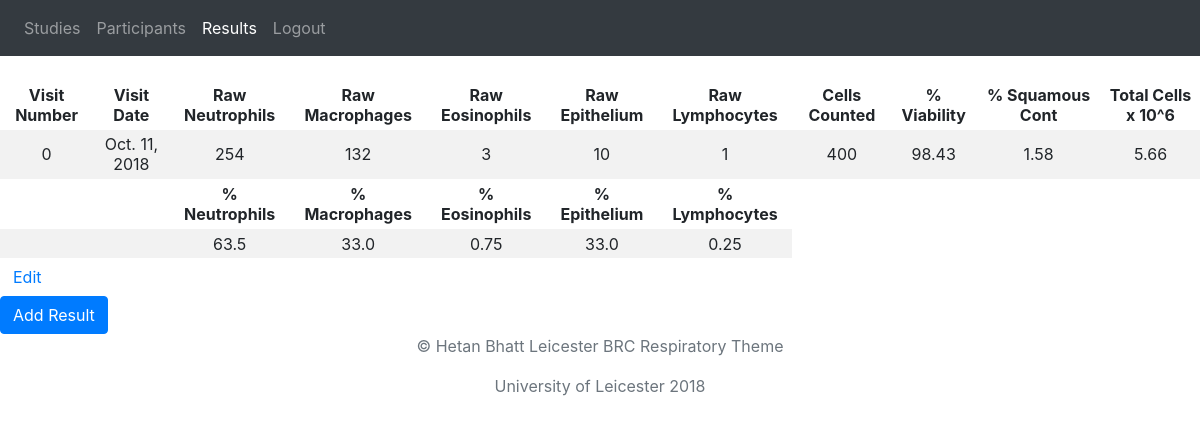
Screenshot of /studies/11/participants/8/result (signed in) with the database file from the repository.
### databank/models.py (models this page shows, shortened)
class Result(models.Model):
    participant = models.ForeignKey(Participant, on_delete=models.PROTECT)
    visit_number = models.CharField(max_length=10, blank=False)
    visit_date = models.DateField(default=datetime.date.today)
    raw_neutrophils = models.PositiveIntegerField(validators=[MinValueValidator(0), MaxValueValidator(400)], null=True)
    raw_macrophages = models.PositiveIntegerField(validators=[MinValueValidator(0), MaxValueValidator(400)], null=True)
    raw_eosinophils = models.PositiveIntegerField(validators=[MinValueValidator(0), MaxValueValidator(400)], null=True)
    raw_epithelium = models.PositiveIntegerField(validators=[MinValueValidator(0), MaxValueValidator(400)], null=True)
    raw_lymphocytes = models.PositiveIntegerField(validators=[MinValueValidator(0), MaxValueValidator(400)], null=True)
    total_cells = models.PositiveIntegerField(validators=[MinValueValidator(0), MaxValueValidator(400)], null=True)
    percent_neutrophils = models.FloatField(validators=[MinValueValidator(0), MaxValueValidator(100)], null=True)
    percent_macrophages = models.FloatField(validators=[MinValueValidator(0), MaxValueValidator(100)], null=True)
    percent_eosinophils = models.FloatField(validators=[MinValueValidator(0), MaxValueValidator(100)], null=True)
    percent_epithelium = models.FloatField(validators=[MinValueValidator(0), MaxValueValidator(100)], null=True)
    percent_lymphocytes = models.FloatField(validators=[MinValueValidator(0), MaxValueValidator(100)], null=True)
    viability = models.FloatField(validators=[MinValueValidator(0), MaxValueValidator(100)], null=True)
    squamcont = models.FloatField(validators=[MinValueValidator(0), MaxValueValidator(100)], null=True)
    tcc = models.FloatField(validators=[MinValueValidator(0), MaxValueValidator(100)], null=True)

### databank/views.py (the view)
# urls.py: path('studies/<int:study_id>/participants/<int:participant_id>/result', views.result, name='results'),
@login_required
def result(request, study_id, participant_id, template_name='databank/results.html'):
    results = Result.objects.filter(participant_id=participant_id)
    return render(request, template_name, {'results':results, 'participant_id':participant_id, 'study_id':study_id})

### databank/templates/databank/results.html (shortened to what this page needs)
{% extends "databank/basepage.html" %}
{% block content %}
<header>
  <nav class="navbar navbar-expand-lg navbar-dark bg-dark">
    <div class="collapse navbar-collapse" id="navbarNavAltMarkup">
      <div class="navbar-nav mr-auto">
        {% if user.is_authenticated %}
        <a class="nav-item nav-link" href="{% url 'study_list' %}">Studies</a>
        <a class="nav-item nav-link" href="{% url 'participant_list' study_id %}">Participants</a>
        <a class="nav-item active nav-link" href="">Results</a>
        <a class="nav-item nav-link" href="javascript:{document.getElementById('logout').submit()}" onclick="">Logout</a>
        {% endif %}
      </div>
    </div>
  </nav>
</header>
<br />
{% for result in results %}
<table class="table-striped table-sm">
  <thead>
    <tr>
      <th class="text-center">Visit Number</th>
      <th class="text-center">Visit Date</th>
      <th class="text-center">Raw Neutrophils</th>
      <th class="text-center">Raw Macrophages</th>
      <th class="text-center">Raw Eosinophils</th>
      <th class="text-center">Raw Epithelium</th>
      <th class="text-center">Raw Lymphocytes</th>
      <th class="text-center">Cells Counted</th>
      <th class="text-center">% Viability</th>
      <th class="text-center">% Squamous Cont</th>
      <th class="text-center">Total Cells x 10^6</th>
    </tr>
  </thead>
  <tbody>
    <tr>
      <td class="text-center">{{ result.visit_number }}</td>
      <td class="text-center">{{ result.visit_date }}</td>
      <td class="text-center">{{ result.raw_neutrophils }}</td>
      <td class="text-center">{{ result.raw_macrophages }}</td>
      <td class="text-center">{{ result.raw_eosinophils }}</td>
      <td class="text-center">{{ result.raw_epithelium }}</td>
      <td class="text-center">{{ result.raw_lymphocytes }}</td>
      <td class="text-center">{{ result.total_cells }}</td>
      <td class="text-center">{{ result.viability }}</td>
      <td class="text-center">{{ result.squamcont }}</td>
      <td class="text-center">{{ result.tcc }}</td>
    </tr>
    <tr>
      <th></th>
      <th></th>
      <th class="text-center">% Neutrophils</th>
      <th class="text-center">% Macrophages</th>
      <th class="text-center">% Eosinophils</th>
      <th class="text-center">% Epithelium</th>
      <th class="text-center">% Lymphocytes</th>
    </tr>
    <tr>
      <td></td>
      <td></td>
      <td class="text-center">{{ result.percent_neutrophils }}</td>
      <td class="text-center">{{ result.percent_macrophages }}</td>
      <td class="text-center">{{ result.percent_eosinophils }}</td>
      <td class="text-center">{{ result.percent_macrophages }}</td>
      <td class="text-center">{{ result.percent_lymphocytes }}</td>
    </tr>
  </tbody>
</table>
<a class="btn btn-link" href="{% url 'edit_result' study_id participant_id result.id %}" role="button">Edit</a>
<br />
{% endfor %}
<a class="btn btn-primary" href="{% url 'add_result' study_id participant_id %}" role="button">Add Result</a>
<br />
{% endblock %}

### rows the page displays
Result: visit_number "0", visit_date "Oct. 11, 2018", raw_neutrophils "254", raw_macrophages "132", raw_eosinophils "3", raw_epithelium "10", raw_lymphocytes "1", total_cells "400", viability "98.43", squamcont "1.58", tcc "5.66", percent_neutrophils "63.5", percent_macrophages "33.0", percent_eosinophils "0.75", percent_lymphocytes "0.25"
